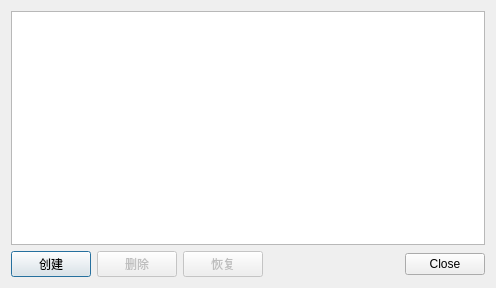
<?xml version="1.0" encoding="UTF-8"?>
<ui version="4.0">
 <class>SnapshotsDialog</class>
 <widget class="QDialog" name="SnapshotsDialog">
  <property name="windowModality">
   <enum>Qt::WindowModal</enum>
  </property>
  <property name="geometry">
   <rect>
    <x>0</x>
    <y>0</y>
    <width>496</width>
    <height>288</height>
   </rect>
  </property>
  <property name="windowTitle">
   <string>快照</string>
  </property>
  <layout class="QGridLayout" name="gridLayout">
   <item row="0" column="0" colspan="4">
    <widget class="QListWidget" name="uiSnapshotsList"/>
   </item>
   <item row="1" column="0">
    <widget class="QPushButton" name="uiCreatePushButton">
     <property name="text">
      <string>创建</string>
     </property>
    </widget>
   </item>
   <item row="1" column="2">
    <widget class="QPushButton" name="uiRestorePushButton">
     <property name="enabled">
      <bool>false</bool>
     </property>
     <property name="text">
      <string>恢复</string>
     </property>
    </widget>
   </item>
   <item row="1" column="3">
    <widget class="QDialogButtonBox" name="uiButtonBox">
     <property name="orientation">
      <enum>Qt::Horizontal</enum>
     </property>
     <property name="standardButtons">
      <set>QDialogButtonBox::Close</set>
     </property>
    </widget>
   </item>
   <item row="1" column="1">
    <widget class="QPushButton" name="uiDeletePushButton">
     <property name="enabled">
      <bool>false</bool>
     </property>
     <property name="text">
      <string>删除</string>
     </property>
    </widget>
   </item>
  </layout>
 </widget>
 <resources/>
 <connections>
  <connection>
   <sender>uiButtonBox</sender>
   <signal>accepted()</signal>
   <receiver>SnapshotsDialog</receiver>
   <slot>accept()</slot>
   <hints>
    <hint type="sourcelabel">
     <x>248</x>
     <y>254</y>
    </hint>
    <hint type="destinationlabel">
     <x>157</x>
     <y>274</y>
    </hint>
   </hints>
  </connection>
  <connection>
   <sender>uiButtonBox</sender>
   <signal>rejected()</signal>
   <receiver>SnapshotsDialog</receiver>
   <slot>reject()</slot>
   <hints>
    <hint type="sourcelabel">
     <x>316</x>
     <y>260</y>
    </hint>
    <hint type="destinationlabel">
     <x>286</x>
     <y>274</y>
    </hint>
   </hints>
  </connection>
 </connections>
</ui>
